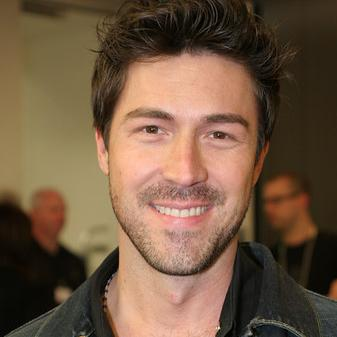
#> input picture test_images/01.jpg, 337 x 337 px, given as the content of the folder /content/female, which was not available
$ jupyter execute --allow-errors ML_FR_Model.ipynb   (shell and % lines are left out)   (text cells are left out)
#> lines starting #> are read from the running program, lines starting #| are printed output that depends on the picture; pictures that were not available may be replaced by others from this repository, and a replacement may not be noted
[cell 1]
import numpy as np
import cv2
from glob import glob
import matplotlib.pyplot as plt

[cell 2]
from google.colab import drive
drive.mount('/content/gdrive')

[cell 3]
fpath = sorted(glob('/content/female/*.jpg'))
mpath = sorted(glob('/content/male/*.jpg'))

[cell 4]
print("number of images in female folder: ", len(fpath))
print("number of images in male folder: ", len(mpath))

[cell 5]
# Step 1 : Read Image and Convert to RGB
imr = cv2.imread(fpath[0]) # reads the first image in BGR
#> imr is the input picture: shape (337, 337, 3); mean B, G, R 66.5, 88.4, 113.6

image_rgb = cv2.cvtColor(imr, cv2.COLOR_BGR2RGB)

# Step 2 : Apply Haar Cascade Classifier

haar = cv2.CascadeClassifier(cv2.data.haarcascades + 'haarcascade_frontalface_default.xml')
# DEBUGGING!!!!! cv2.data.haarcascades is property given by cv, NECESSARY to append before xml file

gray = cv2.cvtColor(image_rgb, cv2.COLOR_BGR2GRAY)
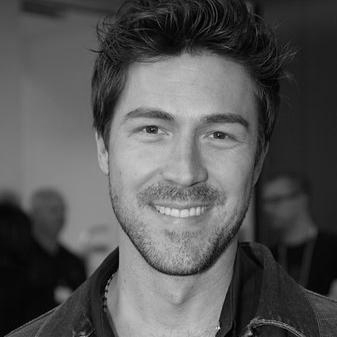
#> gray: shape (337, 337); min 0, max 225, mean 84.8

faces_list = haar.detectMultiScale(gray, 1.5, 5)
#> faces_list = [[94, 57, 182, 182]]
for x,y,w,h in faces_list:
    cv2.rectangle(image_rgb,(x,y),(x+w,y+h),(0,255,0),2) # rectangle(img src, (top, left), (bottom, right), color bgr, border px)

    # Step 3 : Crop Faces
    roi = image_rgb[y:y+w, x:x+h] # roi = region of interest

    plt.imshow(roi)
    plt.axis('off')
    plt.show()
#> this loop made 1 pass
#> pass 1, `roi = image_rgb[y:y+w, x:x+h]`:
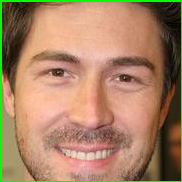
#> roi: shape (182, 182, 3); mean R, G, B 166.5, 130.9, 99.2
#> after the loop:
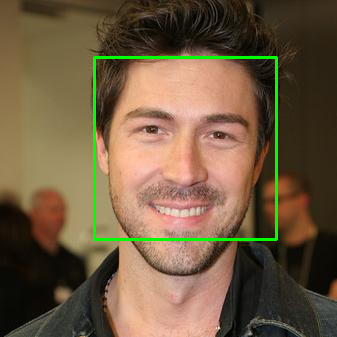
#> image_rgb: shape (337, 337, 3); mean R, G, B 111.5, 91.7, 65.4


# Step 4 : Save Image

[cell 6]
plt.imshow(image_rgb)
plt.axis('off')
plt.show()

[cell 7]
# [15 lines of commented-out code are left out]

[cell 8]
# [15 lines of commented-out code are left out]

[cell 9]
# Seaborn is a library built on top of matplotlib for data visualization and EDA
import numpy as np
import pandas as pd # used for analysis

#data visualization
import seaborn as sns
import matplotlib.pyplot as plt

# computer vision
import cv2

from glob import glob

[cell 10]
# extract path of male + female images and add to a list
fpath = sorted(glob('/content/female/*.jpg'))
mpath = sorted(glob('/content/male/*.jpg'))

[cell 11]
# create 2 separate dataframes that contains path of female + male
df_female = pd.DataFrame(fpath, columns=['filepath'])
df_female['gender'] = 'female'

df_male = pd.DataFrame(mpath, columns=['filepath'])
df_male['gender'] = 'male'

df = pd.concat((df_female, df_male), axis = 0)

df.tail()

[cell 12]
df.shape # not all images might be extracted since haar cascade classifier is not completely accurate

[cell 13]
# since image is square, extract either the width or height
def get_size(path):
    image = cv2.imread(path)
    return image.shape[0]  # since shape return tuple(width, height) index either 0 or 1 since size is same for either

[cell 14]
df['dimension'] = df['filepath'].apply(get_size)

[cell 15]
df.head()

[cell 16]
# 1. Distribution of Male and Female
    # - Bar Chart
    # - Pi Chart
unique_gender = df['gender'].value_counts()
unique_gender

[cell 17]
fig, ax = plt.subplots(nrows=1, ncols=2) # ax holds the index in which graph shows up in subplot
# - Bar Chart
unique_gender.plot(kind='bar', ax=ax[0])
# - Pi Chart
unique_gender.plot(kind='pie', ax=ax[1], autopct='%0.0f%%')

plt.show()
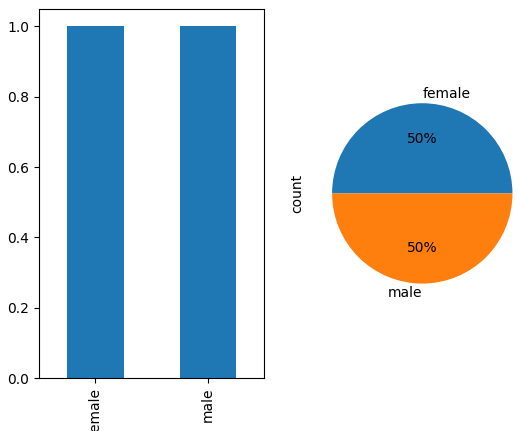
#> figure drawn by matplotlib, 2 panels

[cell 18]
# 2. Distribution of size of all images
    # - Histogram
    # - Box Plot
    # - Split by gender
plt.figure(figsize=(12,6))
plt.subplot(2,1,1)
sns.histplot(df['dimension'])
plt.subplot(2,1,2)
sns.boxplot(df['dimension'])
plt.show()
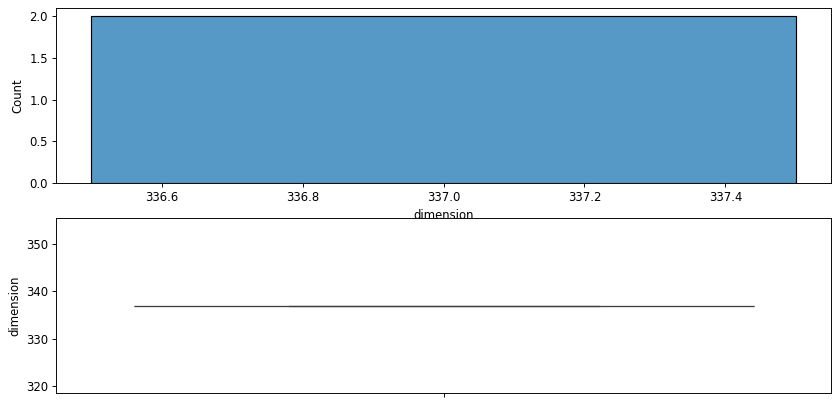
#> figure drawn by matplotlib, 2 panels
# df['dimension']

[cell 19]
sns.catplot(data=df, x='gender', y='dimension', kind='box')
plt.show()
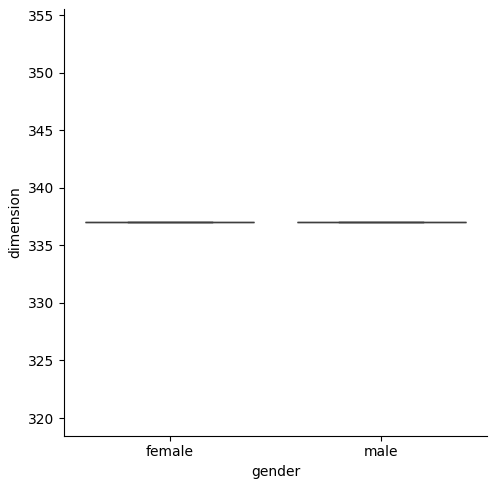
#> figure drawn by matplotlib, 1 panel

[cell 20]
df_filter = df.query('dimension > 180')
df_filter.shape

[cell 21]
df_filter['gender'].value_counts(normalize=True)

[cell 22]
def structuring(path):
#> called with path = '_only/01.jpg'
    try:
        # step 1: read image
        image = cv2.imread(path)
        # step 2: convert to grayscale
        gray = cv2.cvtColor(image, cv2.COLOR_BGR2GRAY)
        # step 3: resize into 180 x 180
        size = gray.shape[0]
#> size = 337
        if size >= 180:
            # INTER_AREA = shrink
            gray_resize = cv2.resize(gray, (180,180), cv2.INTER_AREA)
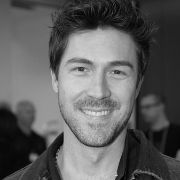
#> gray_resize: shape (180, 180); min 1, max 226, mean 93.4
        else:
            # INTER_CUBIC = enlarge
            gray_resize = cv2.resize(gray, (180,180), cv2.INTER_CUBIC)
        # step 4: flatten the image (it is not recommended to store data in 2d or 3d hence flattening is required to turn into 1d)
        flatten_image = gray_resize.flatten()
        return flatten_image
    except:
        return None

[cell 23]
import pandas as pd
pd.options.mode.chained_assignment = None

[cell 24]
df_filter['data'] = df_filter['filepath'].apply(structuring) # convert all images to 180 x 180

[cell 25]
df_filter.head()

[cell 26]
data = df_filter['data'].apply(pd.Series) # creates individuals columns for each data value

[cell 27]
data.columns = [f'pixel_{i}' for i in data.columns]

[cell 28]
data.head()

[cell 29]
# dividing above data by 255 since max pixels possible is 255
data = data/255.0
data

[cell 30]
data['gender'] = df_filter['gender']

[cell 31]
data.head()

[cell 32]
### Removing missing values

[cell 33]
data.isnull().sum().sum()

[cell 34]
data.dropna(inplace=True)

[cell 35]
data.shape

[cell 36]
import pickle
pickle.dump(data, open('/content/data_images_180_180.pickle', mode='wb')) # mode of operation: wb = write in bytes

[cell 37]
import numpy as np
import pandas as pd
import matplotlib.pyplot as plt

import cv2

# Eigen Face
from sklearn.decomposition import PCA # principal component analysis

# Saving data
import pickle

[cell 38]
# load data
data = pickle.load(open('/content/data_images_180_180.pickle', mode='rb'))

[cell 39]
data.head() # normalized between 0-1

[cell 40]
# Mean Face
# only focusing on independent variables since PCA is unsupervised learning (dependent variable (gender) doesn't matter)
X = data.drop('gender', axis=1).values # .values converts data frame to numpy array since it is good to work in arrays

[cell 41]
mean_face = X.mean(axis=0) # flatten mean face
mean_face.shape

[cell 42]
# visualize mean face
plt.imshow(mean_face.reshape((180,180)), cmap='gray') # use dimensions 180 x 180 = 32400
plt.axis('off')
plt.show()
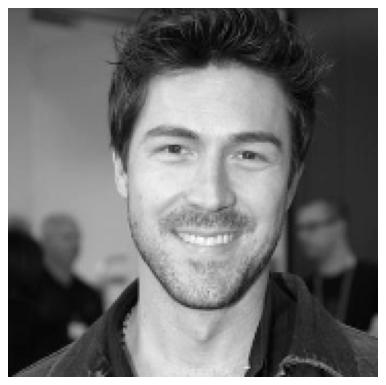
#> figure drawn by matplotlib, 1 panel

[cell 43]
# subtract data with mean face
X_transform = X - mean_face # transformed data

[cell 44]
# now we must pass mean face to PCA and obtain eigen faces
# main question in PCA: number of components needed -> apply ELBOW METHOD
# first build out PCA with components
pca = PCA(n_components=None, whiten=True, svd_solver="auto")
pca.fit(X_transform)

[cell 45]
# explained variance of each dataframe
exp_var_df = pd.DataFrame()
exp_var_df['explained_var'] = pca.explained_variance_ratio_ # explained_variance_ratio will normalize the values
# cumulative variance
exp_var_df['cum_explained_var'] = exp_var_df['explained_var'].cumsum()
exp_var_df['principal_components'] = np.arange(1,len(exp_var_df) + 1)

exp_var_df.head()

[cell 46]
# to find optimal components, you need to visualize elbow plot
exp_var_df.set_index('principal_components', inplace=True)

[cell 47]
# visualizing explained variance
fig, ax = plt.subplots(nrows=2, figsize=(15,12)) # 2 rows for explained variance ratio and cum explained variance

exp_var_df['explained_var'].head(100).plot(kind='line', marker='o', ax=ax[0])
exp_var_df['cum_explained_var'].head(100).plot(kind='line', marker='o', ax=ax[1])
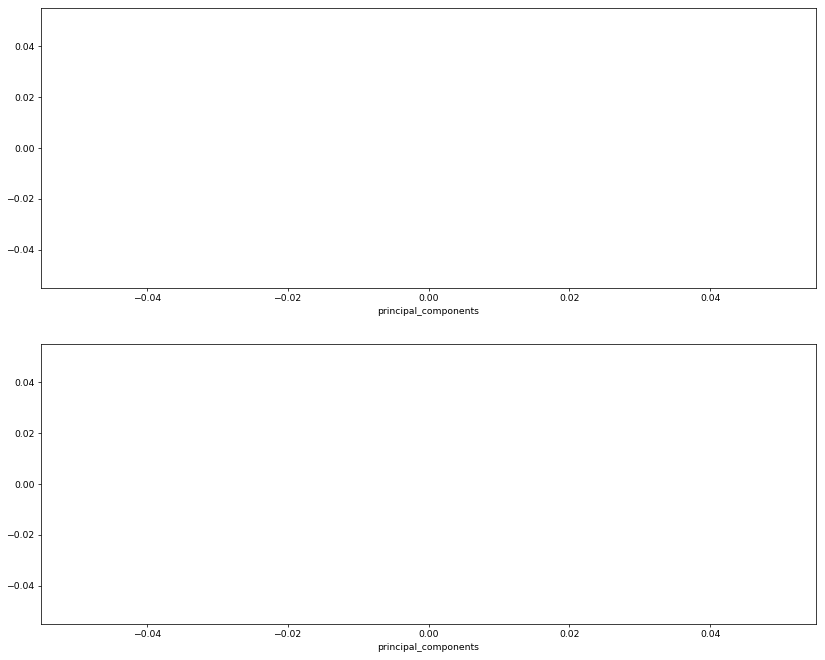
#> figure drawn by matplotlib, 2 panels

$ run again, on test_images/02.jpg
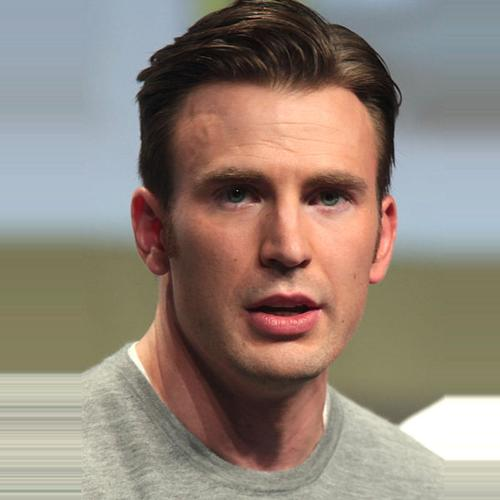
#> input picture test_images/02.jpg, 500 x 500 px, given as the content of the folder /content/female, which was not available
#> imr is the input picture: shape (500, 500, 3); mean B, G, R 122.1, 132.9, 146.2
#> faces_list = [[149, 91, 273, 273]]
#> the loop `for x,y,w,h in faces_list:` made 1 pass
#> after the loop `for x,y,w,h in faces_list:`:
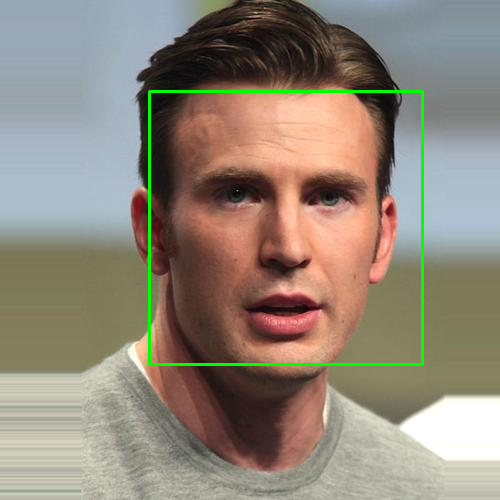
#> image_rgb: shape (500, 500, 3); mean R, G, B 144.5, 134.8, 120.9
#> `plt.show()`:
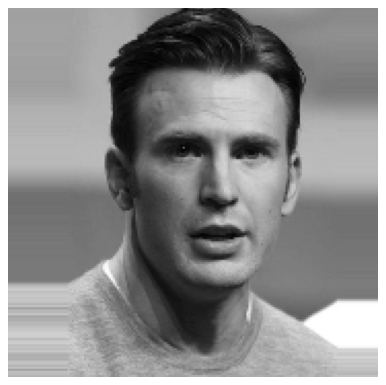
#> figure drawn by matplotlib, 1 panel

$ run again, on test_images/03.jpg
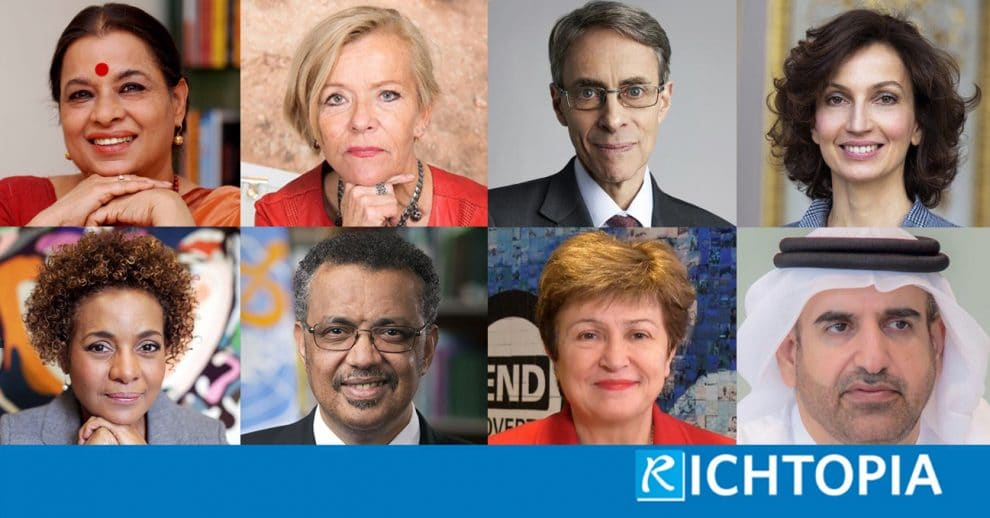
#> input picture test_images/03.jpg, 990 x 518 px, given as the content of the folder /content/female, which was not available
#> imr is the input picture: shape (518, 990, 3); mean B, G, R 125.6, 124.7, 132.8
#> faces_list = [[553, 44, 122, 122], [48, 45, 122, 122], [303, 51, 122, 122], [804, 54, 122, 122], [558, 289, 122, 122], [63, 298, 122, 122], [778, 254, 182, 182], [272, 260, 182, 182]]
#> the loop `for x,y,w,h in faces_list:` made 8 passes
#> pass 1, `roi = image_rgb[y:y+w, x:x+h]`:
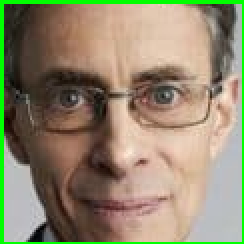
#> roi: shape (122, 122, 3) (shown 2 times larger); mean R, G, B 145.4, 136.1, 110.2
#> `plt.show()`:
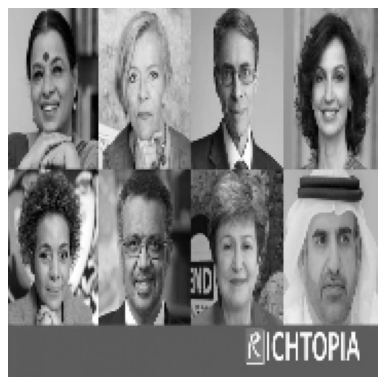
#> figure drawn by matplotlib, 1 panel
